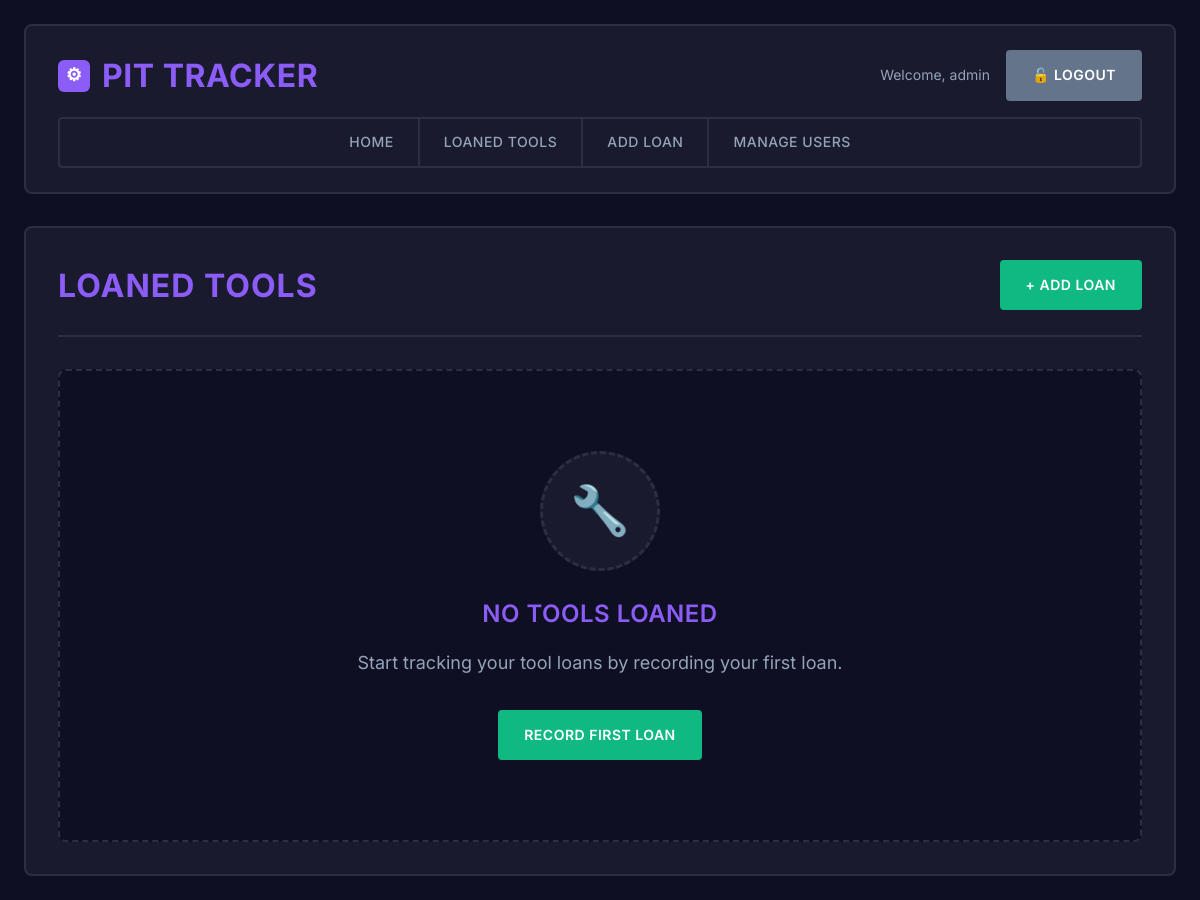
The page /tools/ (signed in) on the database as committed earlier.
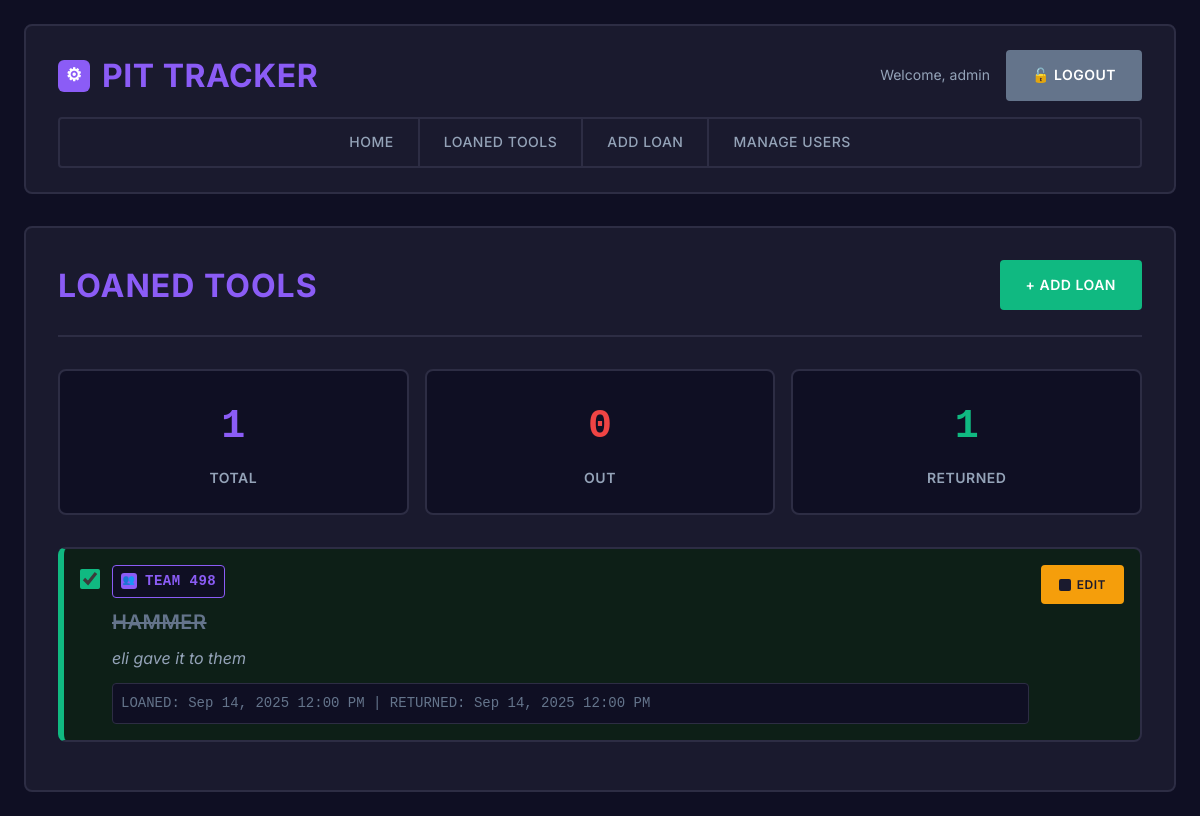
The same page on the database as committed later.
### myapp/models.py (models this page shows, shortened)
class LoanedTool(models.Model):
    team_number = models.CharField(max_length=10)
    tool_name = models.CharField(max_length=200)
    description = models.TextField(blank=True)
    date_loaned = models.DateTimeField(auto_now_add=True)
    returned = models.BooleanField(default=False)
    date_returned = models.DateTimeField(null=True, blank=True)
    class Meta:
        ordering = ["-date_loaned"]

### myapp/views.py (the view)
# urls.py: path("tools/", views.loaned_tools, name="loaned_tools"),
@login_required
def loaned_tools(request):
    tools = LoanedTool.objects.all()
    total_count = tools.count()
    active_count = tools.filter(returned=False).count()
    returned_count = tools.filter(returned=True).count()
    context = {
        "tools": tools,
        "total_count": total_count,
        "active_count": active_count,
        "returned_count": returned_count,
    }
    return render(request, "loaned_tools.html", context)

### myapp/templates/loaned_tools.html (shortened to what this page needs)
{% extends "base.html" %}
{% block content %}
<div class="tools-header">
    <h2>
        Loaned Tools
    </h2>
    <a href="{% url 'add_tool_loan' %}" class="btn btn-success">
        + Add Loan
    </a>
</div>
{% if tools %}
    <div class="stats">
        <div class="stat-card">
            <span class="stat-number">{{ total_count }}</span>
            <div class="stat-label">Total</div>
        </div>
        <div class="stat-card active">
            <span class="stat-number">{{ active_count }}</span>
            <div class="stat-label">Out</div>
        </div>
        <div class="stat-card returned">
            <span class="stat-number">{{ returned_count }}</span>
            <div class="stat-label">Returned</div>
        </div>
    </div>
    <div class="tools-list">
        {% for tool in tools %}
            <div class="tool-item {% if tool.returned %}returned{% endif %}">
                <div class="tool-content">
                    <form method="post" action="{% url 'return_tool' tool.id %}" style="margin: 0;">
                        <input type="checkbox"
                               name="returned"
                               class="tool-checkbox"
                               {% if tool.returned %}checked{% endif %}
                               onchange="this.form.submit()">
                    </form>
                    <div class="tool-details">
                        <div class="team-number">
                            <div class="team-icon">👥</div>
                            Team {{ tool.team_number }}
                        </div>
                        <div class="tool-title">{{ tool.tool_name }}</div>
                        {% if tool.description %}
                            <div class="tool-description">{{ tool.description }}</div>
                        {% endif %}
                        <div class="tool-meta">
                            LOANED: {{ tool.date_loaned|date:"M d, Y g:i A" }}
                            {% if tool.returned and tool.date_returned %}
                                | RETURNED: {{ tool.date_returned|date:"M d, Y g:i A" }}
                            {% endif %}
                        </div>
                    </div>
                    <div class="tool-actions">
                        <a href="{% url 'edit_tool_loan' tool.id %}" class="btn-edit btn-small">
                            <div class="edit-icon"></div>
                            Edit
                        </a>
                    </div>
                </div>
            </div>
        {% endfor %}
    </div>
{% else %}
    <div class="empty-state">
        <div class="empty-icon">🔧</div>
        <h3>No Tools Loaned</h3>
        <p>Start tracking your tool loans by recording your first loan.</p>
        <a href="{% url 'add_tool_loan' %}" class="btn btn-success">Record First Loan</a>
    </div>
{% endif %}
{% endblock %}

Rows that differ between the two databases and show on the page:
added LoanedTool: returned "☑", team_number "498", tool_name "HAMMER", description "eli gave it to them", date_loaned "Sep 14, 2025 12:00 PM", date_returned "Sep 14, 2025 12:00 PM"
Other text that changed with them:
{{ total_count }}: (not shown) → "1"
{{ active_count }}: (not shown) → "0"
{{ returned_count }}: (not shown) → "1"
text no longer shown: "🔧 NO TOOLS LOANED Start tracking your tool loans by recording your first loan. RECORD FIRST LOAN"
text now shown: "TOTAL OUT RETURNED"
